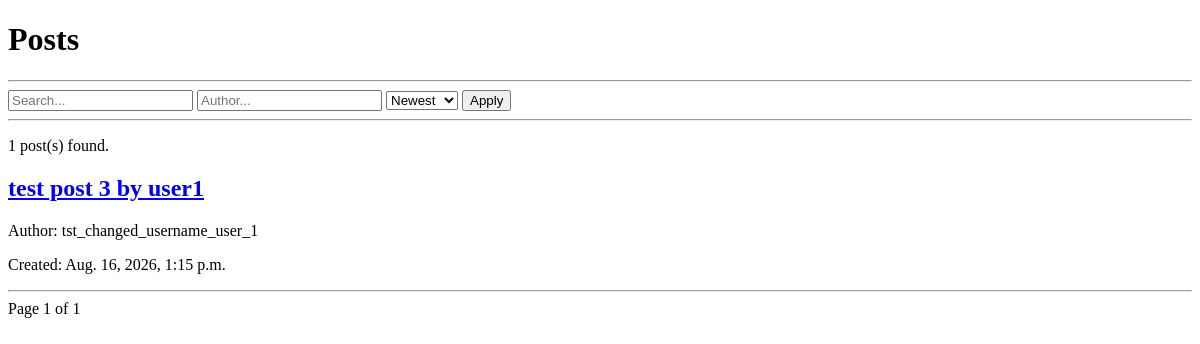
The app's page /posts/, older data.
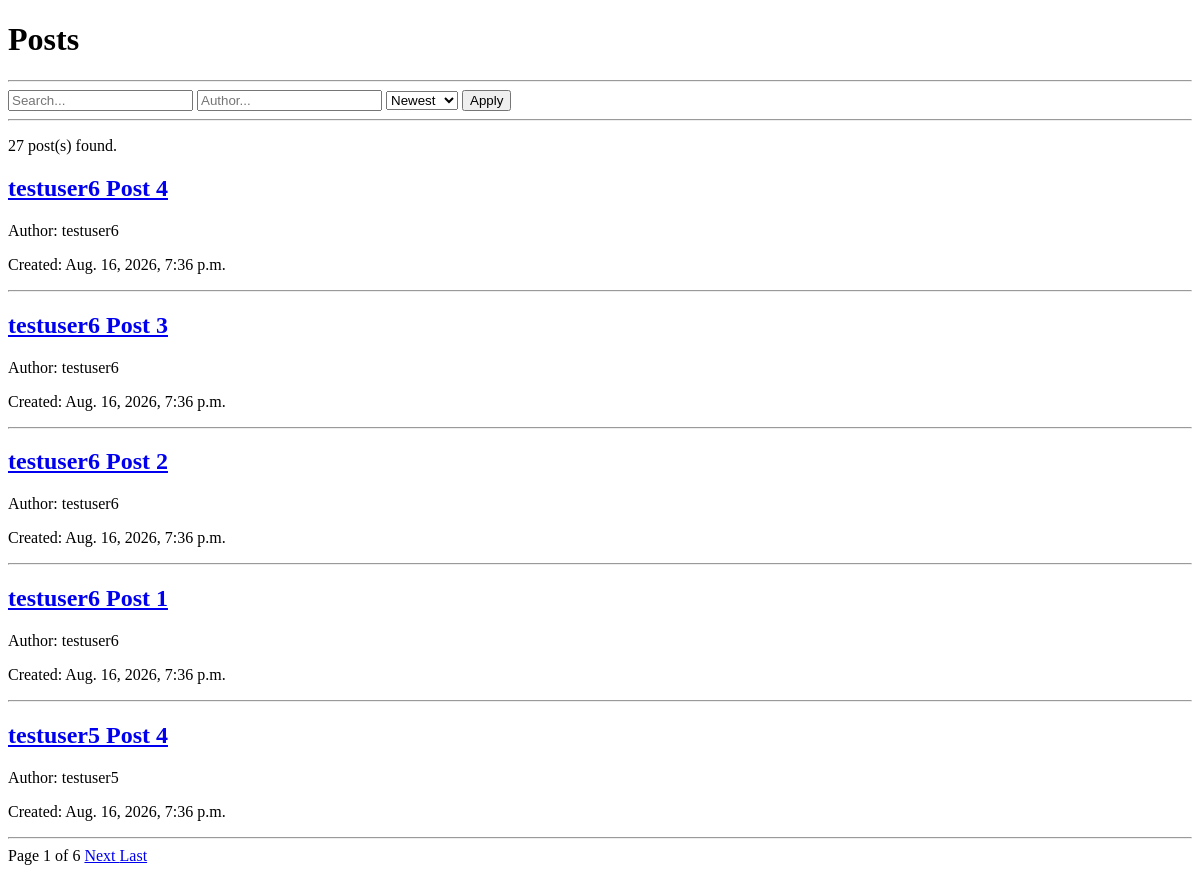
The same page, newer data.
### posts/models.py (models this page shows, shortened)
class Post(models.Model):
    author = models.ForeignKey(
        User,
        on_delete=models.CASCADE,
        related_name="posts"
    )
    title = models.CharField(
        max_length=200
    )
    content = models.TextField()
    created_at = models.DateTimeField(
        auto_now_add=True
    )
    updated_at = models.DateTimeField(
        auto_now=True
    )

### accounts/models.py (models this page shows, shortened)
class User(AbstractUser):
    USER = "USER"
    ADMIN = "ADMIN"
    ROLE_CHOICES = (
        (USER, "User"),
        (ADMIN, "Admin"),
    )
    role = models.CharField(
        max_length=10,
        choices=ROLE_CHOICES,
        default=USER
    )
    created_at = models.DateTimeField(
        auto_now_add=True
    )
    is_banned = models.BooleanField(
        default=False
    )
    timeout_until = models.DateTimeField(
        null=True,
        blank=True
    )

### posts/views.py (the view, shortened to what this page needs)
def post_list(request):
    posts = Post.objects.all()
    query = request.GET.get("q", "").strip()
    author = request.GET.get(
        "author",
        ""
    ).strip()
    if author:
        posts = posts.filter(
            author__username__icontains=author
        )
    sort = request.GET.get(
        "sort",
        "newest"
    )
    if sort == "oldest":
        posts = posts.order_by(
            "created_at"
        )
    elif sort == "title_asc":
        posts = posts.order_by(
            "title"
        )
    elif sort == "title_desc":
        posts = posts.order_by(
            "-title"
        )
    else:
        posts = posts.order_by(
            "-created_at"
        )
    paginator = Paginator(
        posts,
        5
    )
    page_number = request.GET.get(
        "page"
    )
    page_obj = paginator.get_page(
        page_number
    )
    return render(
        request,
        "posts/post_list.html",
        {
            "page_obj": page_obj,
            "query": query,
            "author": author,
            "sort": sort,
        }
    )

### posts/templates/posts/post_list.html (shortened to what this page needs)
<!DOCTYPE html>
<html>
<head>
</head>
<body>
<h1>
    Posts
</h1>
<hr>
<form method="GET">
    <input
        type="text"
        name="q"
        placeholder="Search..."
        value="{{ query }}"
    >
    <input
        type="text"
        name="author"
        placeholder="Author..."
        value="{{ author }}"
    >
    <select name="sort">
        <option
            value="newest"
            {% if sort == "newest" %}
                selected
            {% endif %}
        >
            Newest
        </option>
    </select>
    <button type="submit">
        Apply
    </button>
</form>
<hr>
<p>
    {{ page_obj.paginator.count }}
    post(s) found.
</p>
{% for post in page_obj %}
    <article>
        <h2>
            <a href="{% url 'post_detail' post.id %}">
                {{ post.title }}
            </a>
        </h2>
        <p>
            Author:
            {{ post.author.username }}
        </p>
        <p>
            Created:
            {{ post.created_at }}
        </p>
    </article>
    <hr>
{% empty %}
    <p>
        No posts found.
    </p>
{% endfor %}
<div>
    <span>
        Page {{ page_obj.number }}
        of {{ page_obj.paginator.num_pages }}
    </span>
    {% if page_obj.has_next %}
        <a href="?q={{ query }}&author={{ author }}&sort={{ sort }}&page={{ page_obj.next_page_number }}">
            Next
        </a>
        <a href="?q={{ query }}&author={{ author }}&sort={{ sort }}&page={{ page_obj.paginator.num_pages }}">
            Last
        </a>
    {% endif %}
</div>
</body>
</html>

Row changes from the older to the newer data that the page shows:
no longer on this page (row edited): Post: title "test post 3 by user1", author.username "tst_changed_username_user_1", created_at "Aug. 16, 2026, 1:15 p.m."
added Post: title "testuser6 Post 4", author.username "testuser6", created_at "Aug. 16, 2026, 7:36 p.m."
added Post: title "testuser6 Post 3", author.username "testuser6", created_at "Aug. 16, 2026, 7:36 p.m."
added Post: title "testuser6 Post 2", author.username "testuser6", created_at "Aug. 16, 2026, 7:36 p.m."
added Post: title "testuser6 Post 1", author.username "testuser6", created_at "Aug. 16, 2026, 7:36 p.m."
added Post: title "testuser5 Post 4", author.username "testuser5", created_at "Aug. 16, 2026, 7:36 p.m."
Text that changed along with them:
{{ page_obj.paginator.count }}: "1" → "27"
{{ page_obj.paginator.num_pages }}: "1" → "6"
text now shown: "Next Last"
